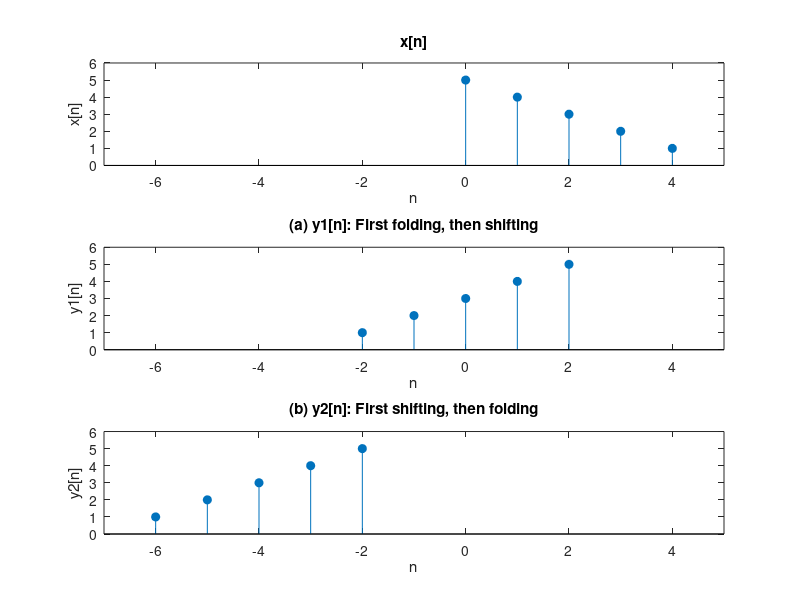

Write the MATLAB code that produced this figure.
xn = 0:4; % index
x = 5:-1:1;
k = 2;
y =  x(length(xn)):x(1);

% (a) First folding, then shifting
yn1 = -xn(end):-xn(1);
yn1 = yn1 + k;

% (b) First shifting, then folding
yn2 = xn + k;
yn2 = -yn2(end):-yn2(1);

%Plot
xylimit = [min([xn(1),yn1(1),yn2(1)])-1,max([xn(end),yn1(end)...
,yn2(end)])+1,min(x)-1,max(x)+1];

subplot(3,1,1); 
stem(xn,x,"filled");
axis(xylimit);
xlabel("n");
ylabel("x[n]");
title("x[n]");

subplot(3,1,2);
stem(yn1,y,"filled");
axis(xylimit);
xlabel("n");
ylabel("y1[n]");
title("(a) y1[n]: First folding, then shifting");

subplot(3,1,3);
stem(yn2,y,"filled");
axis(xylimit);
xlabel("n");
ylabel("y2[n]");
title("(b) y2[n]: First shifting, then folding");
